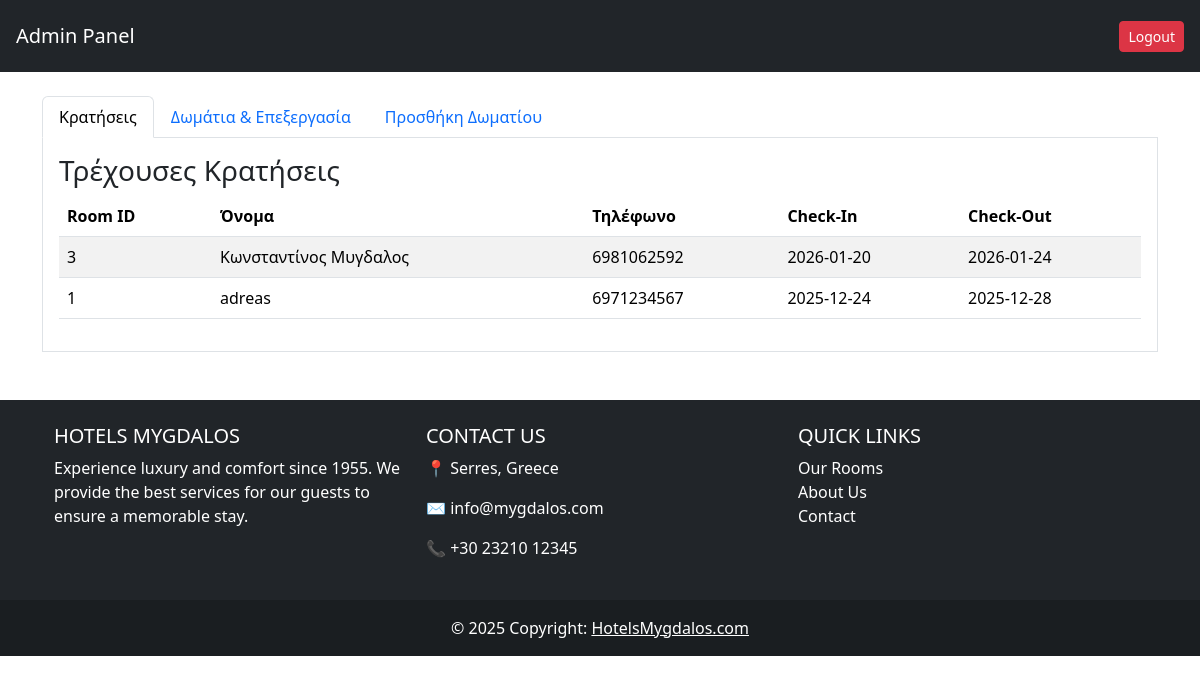
Page /admin_panel.php (signed in) on the committed database.
### tables this page shows
CREATE TABLE `bookings` (
  `id` int(11) NOT NULL,
  `room_id` int(11) NOT NULL,
  `customer_name` varchar(255) NOT NULL,
  `customer_email` varchar(255) NOT NULL,
  `phone` varchar(20) NOT NULL,
  `check_in` date NOT NULL,
  `check_out` date NOT NULL,
  `created_at` timestamp NOT NULL DEFAULT current_timestamp()
);

### admin_panel.php (the view, shortened to what this page needs)
<?php
require "db.php";
$bookings = $pdo->query("SELECT * FROM bookings ORDER BY created_at DESC")->fetchAll(PDO::FETCH_ASSOC);
?>
<!DOCTYPE html>
<html lang="en">
<head>
    <link href="https://cdn.jsdelivr.net/npm/bootstrap@5.3.3/dist/css/bootstrap.min.css" rel="stylesheet">
</head>
<body>
<nav class="navbar navbar-dark bg-dark p-3">
    <a class="navbar-brand" href="#">Admin Panel</a>
    <a href="logout.php" class="btn btn-danger btn-sm">Logout</a>
</nav>
<div class="container mt-4">
    <ul class="nav nav-tabs" id="myTab" role="tablist">
        <li class="nav-item"><button class="nav-link active" data-bs-toggle="tab" data-bs-target="#bookings">Κρατήσεις</button></li>
        <li class="nav-item"><button class="nav-link" data-bs-toggle="tab" data-bs-target="#rooms">Δωμάτια & Επεξεργασία</button></li>
        <li class="nav-item"><button class="nav-link" data-bs-toggle="tab" data-bs-target="#add">Προσθήκη Δωματίου</button></li>
    </ul>
    <div class="tab-content p-3 border border-top-0">
        <div class="tab-pane fade show active" id="bookings">
            <h3>Τρέχουσες Κρατήσεις</h3>
            <table class="table table-striped">
                <thead>
                    <tr><th>Room ID</th><th>Όνομα</th><th>Τηλέφωνο</th><th>Check-In</th><th>Check-Out</th></tr>
                </thead>
                <tbody>
                <?php foreach($bookings as $b): ?>
                <tr>
                    <td><?= htmlspecialchars($b['room_id']) ?></td>
                    <td><?= htmlspecialchars($b['customer_name']) ?></td>
                    <td><?= htmlspecialchars($b['phone']) ?></td>
                    <td><?= htmlspecialchars($b['check_in']) ?></td>
                    <td><?= htmlspecialchars($b['check_out']) ?></td>
                </tr>
                <?php endforeach; ?>
                </tbody>
            </table>
        </div>
    </div>
</div>
<?php include 'footer.php'; ?>
</body>
</html>

### rows in the picture
bookings: room "3", customer_name "Κωνσταντίνος Μυγδαλος", phone "6981062592", check_in "2026-01-20", check_out "2026-01-24"
bookings: room "1", customer_name "adreas", phone "6971234567", check_in "2025-12-24", check_out "2025-12-28"
